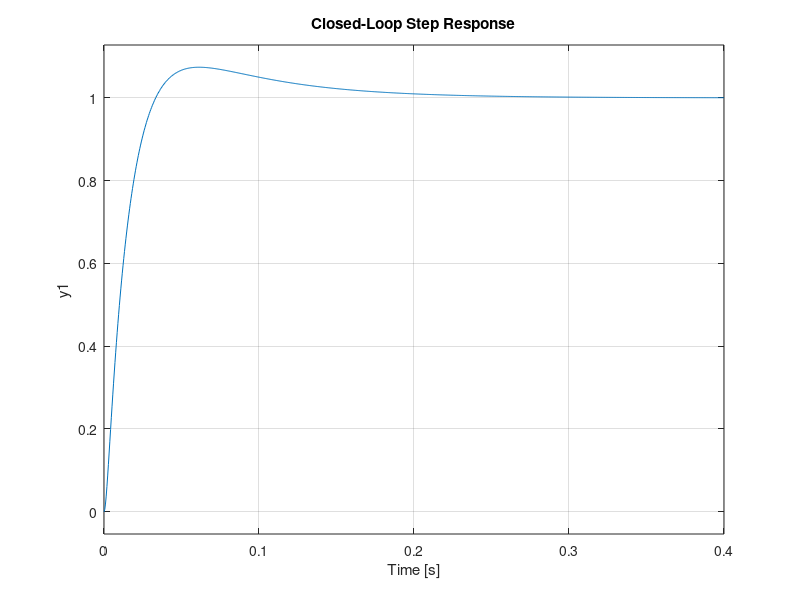

Write the MATLAB code that produced this figure.
s = tf('s');

% Phase margin = 70 degrees
% Ni = 5
% Based on right wheel

L = 0.00380;
R = 2.84;
Kt = 0.007956;
Kb = Kt;
J = 5.4619e-6;
D = 3.323e-6;
Gs = Kt / ((L*s + R)*(J*s + D) + Kt*Kb);

Kp =  1 /(10^(17.3/20));
tau_i = 0.0714;
Cs = Kp * (tau_i*s + 1) / (tau_i*s);


Gol = Cs * Gs; 
Gcl = feedback(Gol,1);




figure;
step(Gcl);
grid on;
title('Closed-Loop Step Response');
disp(Gcl)
